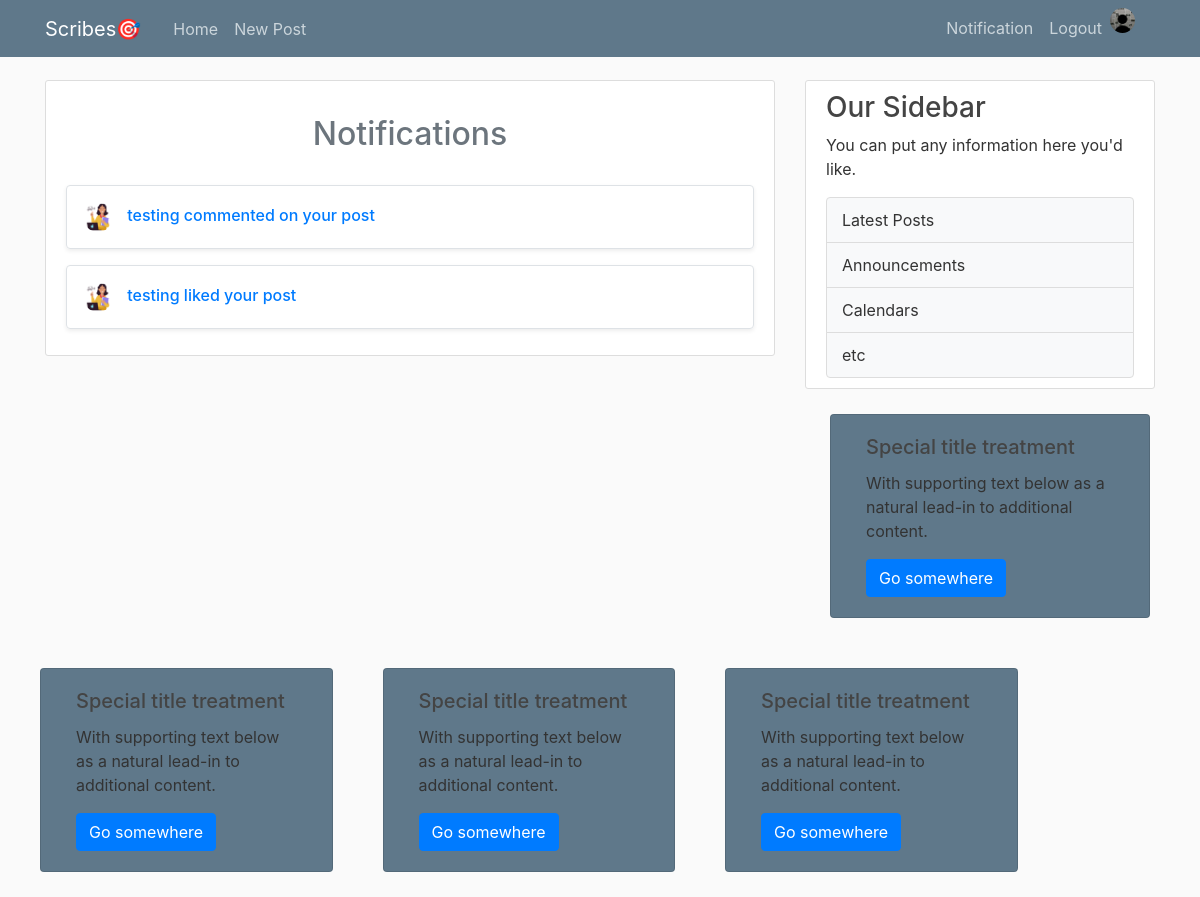
Before: /notification (signed in) with the older database file.
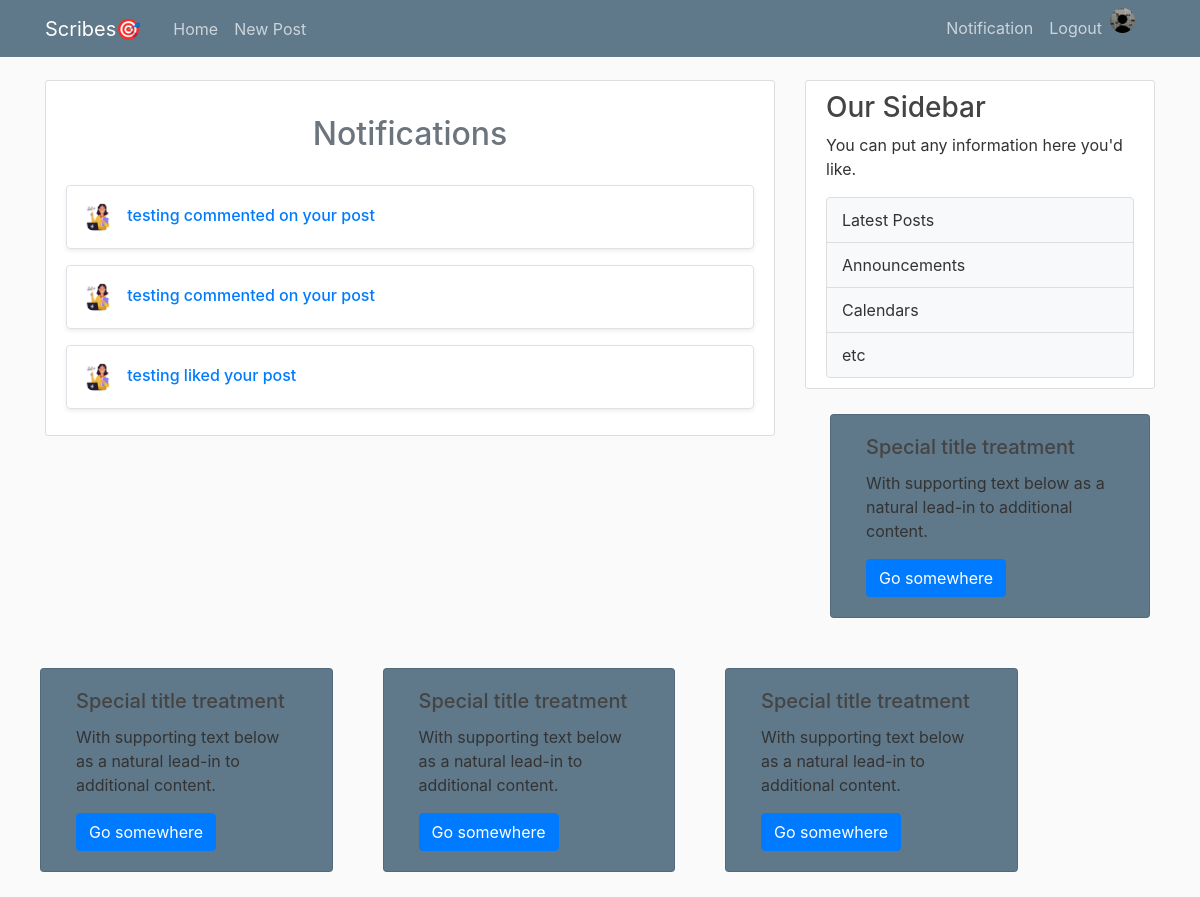
After: the same page with the newer database file.
### flaskblog/models.py (models this page shows, shortened)
class User(db.Model, UserMixin):
    id = db.Column(db.Integer, primary_key=True)
    username = db.Column(db.String(20), nullable=False, unique=True)
    email = db.Column(db.String(120), nullable=False, unique=True)
    image_file = db.Column(db.String(20), nullable=False, default='default.jpg')
    password = db.Column(db.String(60), nullable=False)
    posts = db.relationship('Post', backref='author', lazy=True)
    is_admin = db.Column(db.Boolean, nullable=False,default=False)
    Biography= db.Column(db.Text, nullable=False,default='Add A Brief Description About Yourself')
    def __repr__(self):
        return f"User('{self.username}', '{self.email}', '{self.image_file}','{self.is_admin}')"

class Notification(db.Model):
    id = db.Column(db.Integer, primary_key=True)
    user_id = db.Column(db.Integer, db.ForeignKey('user.id'), nullable=False)
    content = db.Column(db.Text, nullable=False)
    date = db.Column(db.DateTime, nullable=False, default=datetime.utcnow)
    initiator= db.Column(db.Integer, nullable=False,default=None)
    post_id = db.Column(db.Integer, db.ForeignKey('post.id'), nullable=False)
    user = db.relationship('User', backref=db.backref('notifications', lazy=True))
    post = db.relationship('Post', backref=db.backref('notifications', lazy=True))
    def __repr__(self):
         return f"Notification('{self.content}','{self.user}')"

### flaskblog/routes.py (the view)
@app.route('/notification', methods=['GET', 'POST'])
def notification():
    notifications = Notification.query.filter_by(user_id=current_user.id).order_by(Notification.date.desc())
    enriched_notifications = []
    for notification in notifications:
        initiator = User.query.get(notification.initiator)  # Fetch the initiator
        enriched_notifications.append({
            'notification': notification,
            'initiator': initiator
        })
        print(enriched_notifications)
    image_file = url_for('static', filename='profile_pics/' + current_user.image_file)
    return render_template('Notification.html',title='Notification',notifications=enriched_notifications,image_file=image_file)

### flaskblog/models.py (called while the page is built)
@login_manager.user_loader
def load_user(user_id):
    return User.query.get(int(user_id))

### flaskblog/templates/Notification.html
{% extends "layout.html" %}
{% block content %}
<div class="content-section">
    <div class="comments-section mt-4">
        <h2 class="text-center text-secondary"><a>Notifications</a></h2><br>
        {% for enriched_notification in notifications %}
            {% set notification = enriched_notification.notification %}
            {% set initiator = enriched_notification.initiator %}
            <div class="comments mb-3 p-3 rounded border shadow-sm">
                <div class="d-flex justify-content-between align-items-center">
                    <h6 class="mb-0 text-primary">
                        <img class="rounded-circle article-img2"
                             src="{{ url_for('static', filename='profile_pics/' + initiator.image_file) }}">
                        <a href="{{ url_for('post_detail', title=notification.post.title) }}">
                            {{ notification.content }}
                        </a>
                    </h6>
                </div>
            </div>
        {% else %}
            <h3 class="text-primary text-center" style="color: #428bca;">No notification yet!</h3>
        {% endfor %}
    </div>
</div>
{% endblock content %}

### flaskblog/templates/layout.html (shortened to what this page needs)
<!DOCTYPE html>
<html xmlns="http://www.w3.org/1999/html">
<head>
    <link rel="stylesheet" href="https://cdn.jsdelivr.net/npm/bootstrap@4.1.3/dist/css/bootstrap.min.css">
    <link rel="stylesheet" type="text/css" href="{{url_for('static', filename='main.css') }}">
</head>
<body>
    <header class="site-header">
      <nav class="navbar navbar-expand-md navbar-dark bg-steel fixed-top">
        <div class="container">
          <a class="navbar-brand mr-4" href="/">Scribes🎯</a>
          <div class="collapse navbar-collapse" id="navbarToggle" >
            <div class="navbar-nav mr-auto">
              {% if current_user.is_authenticated %}
                <a class="nav-item nav-link" href="{{ url_for('home')}}">Home</a>
                <a class="nav-item nav-link" href="{{ url_for('new_post')}}">New Post</a>
              {% else %}
              <a class="nav-item nav-link" href="{{ url_for('home')}}">Home</a>
              <a class="nav-item nav-link" href="{{ url_for('about')}}">About</a>
              {% endif %}
            </div>
            <div class="navbar-nav">
              {% if current_user.is_authenticated %}
                <a class="nav-item nav-link" href="{{ url_for('notification')}}">Notification</a>
                <a class="nav-item nav-link" href="{{ url_for('logout')}}">Logout</a>
                <a href="{{ url_for('Account')}}"> <img class="rounded-circle account-img2 md-2" src="{{ image_file }}"></a>
              {% else %}
                <a class="nav-item nav-link" href="{{ url_for('login')}}">Login</a>
                <a class="nav-item nav-link" href="{{ url_for('register')}}">Register</a>
              {% endif %}
            </div>
            </div>
          </div>
      </nav>
    </header>
    <main role="main" class="container">
      <div class="row">
        <div class="col-md-8">
          {% block content %}{% endblock %}
        </div>
        <div class="col-md-4">
          <div class="content-section">
            <h3>Our Sidebar</h3>
            <div class="text muted">
            <p>You can put any information here you'd like.</p>
            </div>
            <ul class="list-group">
              <li class="list-group-item">
                <a href="/about">Latest Posts</a>
              </li>
              <li class="list-group-item">
                <a href="#">Announcements</a>
              </li>
              <li class="list-group-item">
                <a href="calendars.html">Calendars</a>
              </li>
              <li class="list-group-item">
                <a href="etc.html">etc</a>
              </li>
            </ul>
          </div>
          <div class="card col" style="width: 20rem;">
          <div class="card-body">
            <h5 class="card-title">Special title treatment</h5>
            <p class="card-text">With supporting text below as a natural lead-in to additional content.</p>
            <a href="#" class="btn btn-primary">Go somewhere</a>
          </div>
        </div>
        </div>
      <div class="row">
      <div class="card col-md-3" style="width: 24rem;">
        <div class="card-body">
          <h5 class="card-title">Special title treatment</h5>
          <p class="card-text">With supporting text below as a natural lead-in to additional content.</p>
          <a href="#" class="btn btn-primary">Go somewhere</a>
        </div>
      </div>
      <div class="card col-md-3" style="width: 30rem;">
        <div class="card-body">
          <h5 class="card-title">Special title treatment</h5>
          <p class="card-text">With supporting text below as a natural lead-in to additional content.</p>
          <a href="announcements.html" class="btn btn-primary">Go somewhere</a>
        </div>
      </div>
      <div class="card col-md-3" style="width: 24rem;">
        <div class="card-body">
          <h5 class="card-title">Special title treatment</h5>
          <p class="card-text">With supporting text below as a natural lead-in to additional content.</p>
          <a href="#" class="btn btn-primary">Go somewhere</a>
        </div>
      </div>
    </main>
</body>
</html>

### flaskblog/static/main.css (style rules this page uses)
body { background: #fafafa; color: #333333; margin-top: 5rem; }
h1, h2, h3, h4, h5, h6 { color: #444444; }
.bg-steel { background-color:#5f788a; }
.site-header .navbar-nav .nav-link { color: #cbd5db; }
.content-section { background: #ffffff; padding: 10px 20px; border: 1px solid #dddddd; border-radius: 3px; margin-bottom: 20px; }
.article-img2 { height: 30px; width: 30px; margin-right: 10px; }
.account-img2 { height: 25px; width: 25px; margin-right: 20px; margin-bottom: 16px; }
.card { color: #333; background-color: #5f788a; margin:25px; }
.list-group-item { background-color: #f8f9fa; color: #333; padding: 10px 15px; border: 1px solid #ddd; text-decoration: none; transition: background-color 0.3s ease, color 0.3s ease; }
.list-group-item a { text-decoration: none; color: inherit; }

Changed rows visible on the page:
added Notification: content "testing commented on your post"
Other visible differences:
new list line: "testing commented on your post"
